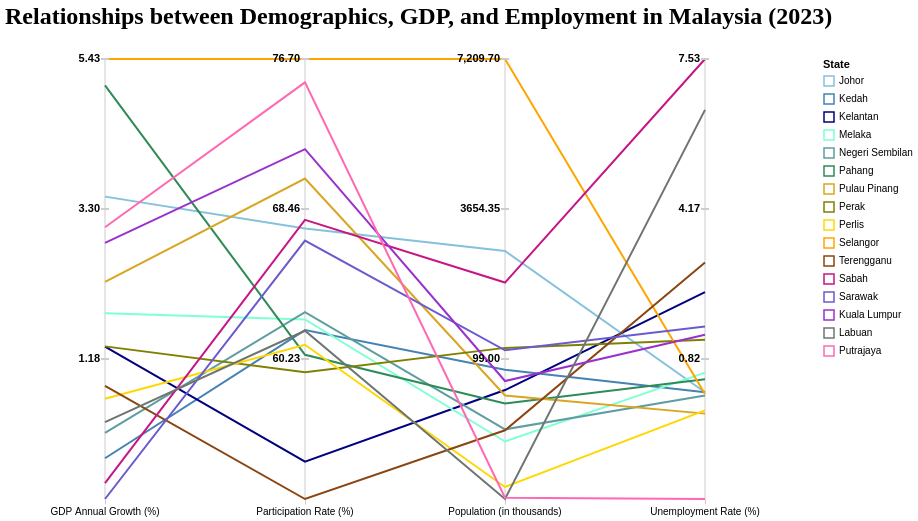

Source (Vega-Lite JSON):
### Vega-Lite specification from a JSON file in a GitHub repository (floating-point values rounded to 4 significant figures)
{"$schema": "https://vega.github.io/schema/vega-lite/v5.json", "description": "Parallel coordinate plot for Malaysian States with Population (in thousands), GDP growth, Participation Rate (%), and Unemployment Rate (%).", "title": {"text": "Relationships between Demographics, GDP, and Employment in Malaysia (2023)", "fontSize": 24, "fontWeight": "bold", "font": "Times New Roman", "anchor": "start", "dy": -20}, "data": {"values": [{"State": "Johor", "Population (in thousands)": 4107.0, "GDP Annual Growth (%)": 4.099, "Participation Rate (%)": 70.35, "Unemployment Rate (%)": 2.45}, {"State": "Kedah", "Population (in thousands)": 2189.0, "GDP Annual Growth (%)": 1.569, "Participation Rate (%)": 66.55, "Unemployment Rate (%)": 2.45}, {"State": "Kelantan", "Population (in thousands)": 1860.0, "GDP Annual Growth (%)": 2.649, "Participation Rate (%)": 61.62, "Unemployment Rate (%)": 3.975}, {"State": "Melaka", "Population (in thousands)": 1028.0, "GDP Annual Growth (%)": 2.972, "Participation Rate (%)": 66.95, "Unemployment Rate (%)": 2.75}, {"State": "Negeri Sembilan", "Population (in thousands)": 1225.0, "GDP Annual Growth (%)": 1.815, "Participation Rate (%)": 67.22, "Unemployment Rate (%)": 2.4}, {"State": "Pahang", "Population (in thousands)": 1643.0, "GDP Annual Growth (%)": 5.175, "Participation Rate (%)": 65.62, "Unemployment Rate (%)": 2.65}, {"State": "Pulau Pinang", "Population (in thousands)": 1773.0, "GDP Annual Growth (%)": 3.274, "Participation Rate (%)": 72.22, "Unemployment Rate (%)": 2.125}, {"State": "Perak", "Population (in thousands)": 2541.0, "GDP Annual Growth (%)": 2.651, "Participation Rate (%)": 64.97, "Unemployment Rate (%)": 3.25}, {"State": "Perlis", "Population (in thousands)": 293.1, "GDP Annual Growth (%)": 2.145, "Participation Rate (%)": 66, "Unemployment Rate (%)": 2.175}, {"State": "Selangor", "Population (in thousands)": 7210.0, "GDP Annual Growth (%)": 5.43, "Participation Rate (%)": 76.7, "Unemployment Rate (%)": 2.425}, {"State": "Terengganu", "Population (in thousands)": 1210, "GDP Annual Growth (%)": 2.269, "Participation Rate (%)": 60.23, "Unemployment Rate (%)": 4.425}, {"State": "Sabah", "Population (in thousands)": 3597.0, "GDP Annual Growth (%)": 1.328, "Participation Rate (%)": 70.67, "Unemployment Rate (%)": 7.525}, {"State": "Sarawak", "Population (in thousands)": 2502.0, "GDP Annual Growth (%)": 1.175, "Participation Rate (%)": 69.9, "Unemployment Rate (%)": 3.45}, {"State": "Kuala Lumpur", "Population (in thousands)": 2006.0, "GDP Annual Growth (%)": 3.652, "Participation Rate (%)": 73.33, "Unemployment Rate (%)": 3.325}, {"State": "Labuan", "Population (in thousands)": 99, "GDP Annual Growth (%)": 1.918, "Participation Rate (%)": 66.53, "Unemployment Rate (%)": 6.75}, {"State": "Putrajaya", "Population (in thousands)": 118.8, "GDP Annual Growth (%)": 3.803, "Participation Rate (%)": 75.83, "Unemployment Rate (%)": 0.825}]}, "width": 800, "height": 440, "transform": [{"window": [{"op": "count", "as": "index"}]}, {"fold": ["Population (in thousands)", "GDP Annual Growth (%)", "Participation Rate (%)", "Unemployment Rate (%)"]}, {"joinaggregate": [{"op": "min", "field": "value", "as": "min"}, {"op": "max", "field": "value", "as": "max"}], "groupby": ["key"]}, {"calculate": "(datum.value - datum.min) / (datum.max - datum.min)", "as": "norm_val"}, {"calculate": "(datum.min + datum.max) / 2", "as": "mid"}], "layer": [{"mark": {"type": "rule", "color": "#ccc"}, "encoding": {"detail": {"aggregate": "count"}, "x": {"field": "key"}}}, {"params": [{"name": "legendSelect", "select": {"type": "point", "fields": ["State"]}, "bind": "legend"}], "mark": "line", "encoding": {"color": {"field": "State", "type": "nominal", "scale": {"domain": ["Johor", "Kedah", "Kelantan", "Melaka", "Negeri Sembilan", "Pahang", "Pulau Pinang", "Perak", "Perlis", "Selangor", "Terengganu", "Sabah", "Sarawak", "Kuala Lumpur", "Labuan", "Putrajaya"], "range": ["#86C1DC", "#4682B4", "#000080", "#7FFFD4", "#5F9EA0", "#2E8B57", "#DAA520", "#808000", "#FFD700", "#FFA500", "#8B4513", "#C71585", "#6A5ACD", "#9932CC", "#6E7571", "#FF69B4"]}}, "detail": {"type": "nominal", "field": "index"}, "opacity": {"condition": [{"param": "legendSelect", "value": 1}], "value": 0.2}, "x": {"type": "nominal", "field": "key"}, "y": {"type": "quantitative", "field": "norm_val", "axis": null}, "tooltip": [{"type": "nominal", "field": "State"}, {"type": "nominal", "field": "key", "title": "Variable"}, {"type": "quantitative", "field": "value", "title": "Value", "format": ",.2f"}]}}, {"encoding": {"x": {"type": "nominal", "field": "key"}, "y": {"value": 0}}, "layer": [{"mark": {"type": "text", "style": "label", "fontWeight": "bold"}, "encoding": {"text": {"aggregate": "max", "field": "max", "format": ",.2f"}}}, {"mark": {"type": "tick", "style": "tick", "size": 8, "color": "#ccc"}}]}, {"encoding": {"x": {"type": "nominal", "field": "key"}, "y": {"value": 150}}, "layer": [{"mark": {"type": "text", "style": "label", "fontWeight": "bold"}, "encoding": {"text": {"aggregate": "min", "field": "mid", "format": ".2f"}}}, {"mark": {"type": "tick", "style": "tick", "size": 8, "color": "#ccc"}}]}, {"encoding": {"x": {"type": "nominal", "field": "key"}, "y": {"value": 300}}, "layer": [{"mark": {"type": "text", "style": "label", "fontWeight": "bold"}, "encoding": {"text": {"aggregate": "min", "field": "min", "format": ",.2f"}}}, {"mark": {"type": "tick", "style": "tick", "size": 8, "color": "#ccc"}}]}], "config": {"axisX": {"domain": false, "labelAngle": 0, "tickColor": "#ccc", "title": null}, "view": {"stroke": null}, "style": {"label": {"baseline": "middle", "align": "right", "dx": -5}, "tick": {"orient": "horizontal"}}, "legend": {"symbolType": "square", "strokeWidth": 2, "symbolOpacity": 0.8}}}
